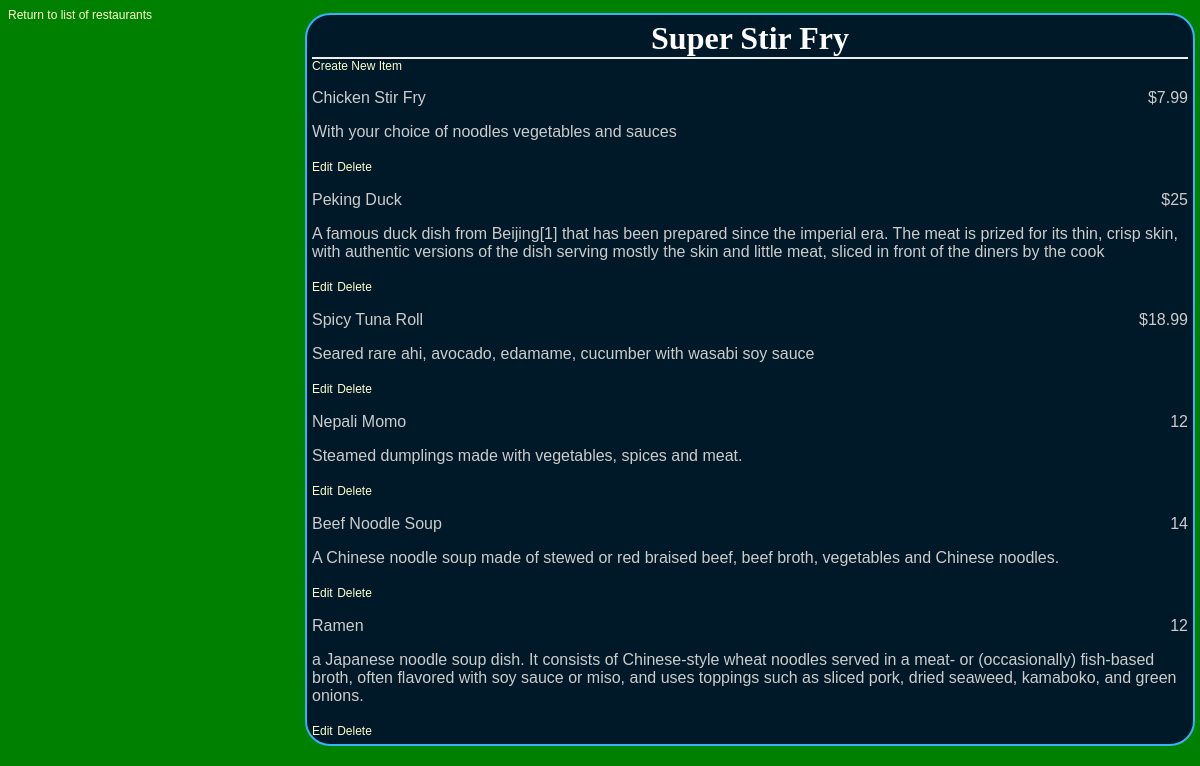
The app's page /restaurants/2/menu, older data.
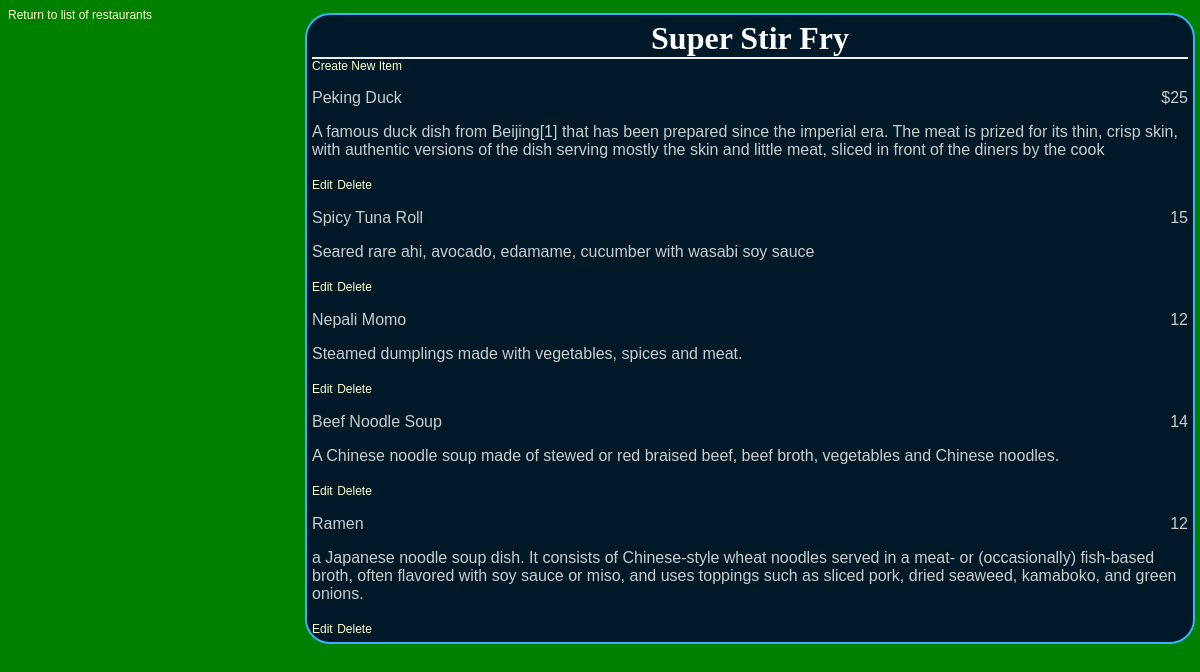
The same page, newer data.
### database_setup.py (models this page shows, shortened)
class Restaurant(Base):
    __tablename__ = 'restaurant'
    id = Column(Integer, primary_key=True)
    name = Column(String(250), nullable=False)

class MenuItem(Base):
    __tablename__ = 'menu_item'
    name = Column(String(80), nullable=False)
    id = Column(Integer, primary_key=True)
    description = Column(String(250))
    price = Column(String(8))
    course = Column(String(250))
    restaurant_id = Column(Integer, ForeignKey('restaurant.id'))
    restaurant = relationship(Restaurant)

### restaurantsProject.py (the view)
@app.route('/restaurants/<int:restaurant_id>/menu')
def restaurantMenu(restaurant_id):
    restaurant = session.query(Restaurant).filter_by(id=restaurant_id).one()
    items = session.query(MenuItem).filter_by(restaurant_id=restaurant_id)
    return render_template(
        'menu.html', restaurant=restaurant, items=items, restaurant_id=restaurant_id)

### templates/menu.html (shortened to what this page needs)
<html>
<head>
    <link rel=stylesheet type=text/css href="{{ url_for('static', filename='styles.css') }}">
</head>
<body>
    <div class='pane'>
        <div class='header'>
            <h1>{{ restaurant.name }}</h1>
        </div>
        <a href="{{url_for('newMenuItem', restaurant_id = restaurant.id) }}">Create New Item</a>
        {% for i in items %}
        <div class='nameAndPrice'>
            <span class='name'>
                <p>{{i.name}}</p>
            </span>
            <span class='price'>
                <p>{{i.price}} </p>
            </span>
        </div>
        <div class='description'>
            <p>{{i.description}}</p>
        </div>
        <div class="editdeletepane">
            <a href="{{url_for('editMenuItem',restaurant_id = restaurant.id, menu_id=i.id)}}">Edit</a>
            <a href="{{url_for('deleteMenuItem', restaurant_id = restaurant.id, menu_id=i.id)}}">
                Delete</a>
        </div>
        {% endfor %}
    </div>
</body>
<footer>
        <a href="{{url_for('restaurantsIndex')}}"> Return to list of restaurants </a>
</footer>
</html>

### static/styles.css (style rules this page uses)
body { font-family: sans-serif; background-color: #008000 }
h1, h2, h3, h4 { color: #ffffff; }
h1, h2 { font-family: 'georgia', serif; margin: 0; }
h1 { border-bottom: 2px solid #eee; }
p, dd, dt { color: #cccccc; }
a { text-decoration: none; color: #ffffcc; font-size: .75em; }
.pane { position: absolute; left: 25%; border: 2px solid; border-radius: 25px; padding: 5px; margin: 5px; border-color: #38b1fa; background-color: #001929 }
.header { left: 50%; text-align: center; }
.name { width: 50%; float: left; display: inline-block; }
.price { text-align: right; width: 50%; float: right; }

Row changes from the older to the newer data that the page shows:
removed MenuItem: name "Chicken Stir Fry", price "$7.99", description "With your choice of noodles vegetables and sauces"
changed MenuItem "Spicy Tuna Roll": price "$18.99" → "15"
